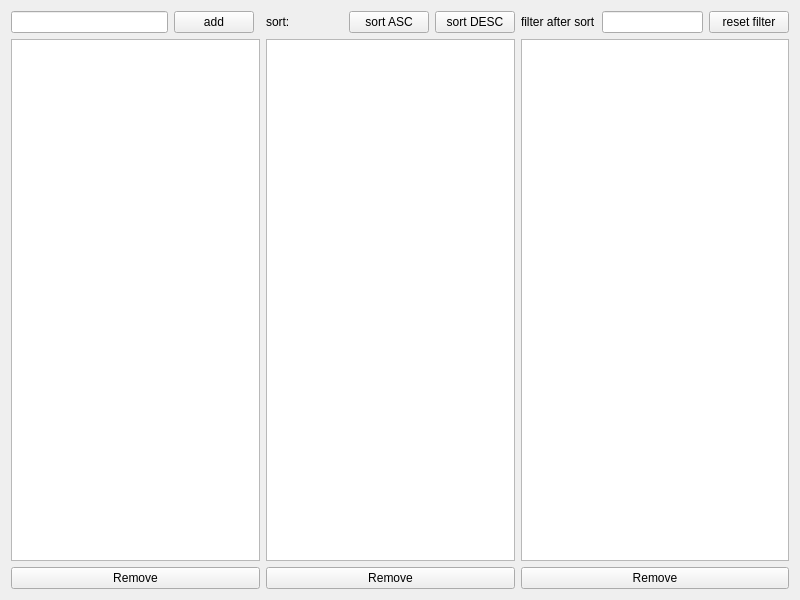
<?xml version="1.0" encoding="UTF-8"?>
<ui version="4.0">
 <class>Widget</class>
 <widget class="QWidget" name="Widget">
  <property name="geometry">
   <rect>
    <x>0</x>
    <y>0</y>
    <width>800</width>
    <height>600</height>
   </rect>
  </property>
  <property name="windowTitle">
   <string>MainWindow</string>
  </property>
  <layout class="QGridLayout" name="gridLayout">
   <item row="0" column="5">
    <widget class="QPushButton" name="sortAscButton">
     <property name="text">
      <string>sort ASC</string>
     </property>
    </widget>
   </item>
   <item row="1" column="3" colspan="4">
    <widget class="ListView" name="sortedListView">
     <property name="sizePolicy">
      <sizepolicy hsizetype="Expanding" vsizetype="Expanding">
       <horstretch>0</horstretch>
       <verstretch>0</verstretch>
      </sizepolicy>
     </property>
    </widget>
   </item>
   <item row="0" column="0">
    <widget class="QLineEdit" name="mainLineEdit"/>
   </item>
   <item row="2" column="0" colspan="3">
    <widget class="QPushButton" name="removeMainListButton">
     <property name="text">
      <string>Remove</string>
     </property>
    </widget>
   </item>
   <item row="0" column="7">
    <widget class="QLabel" name="label_2">
     <property name="text">
      <string>filter after sort</string>
     </property>
    </widget>
   </item>
   <item row="0" column="8">
    <widget class="QLineEdit" name="filterLineEdit"/>
   </item>
   <item row="0" column="3">
    <widget class="QLabel" name="label">
     <property name="text">
      <string>sort:</string>
     </property>
    </widget>
   </item>
   <item row="0" column="1">
    <widget class="QPushButton" name="addMainButton">
     <property name="text">
      <string>add</string>
     </property>
    </widget>
   </item>
   <item row="2" column="7" colspan="3">
    <widget class="QPushButton" name="removeFilteredButton">
     <property name="text">
      <string>Remove</string>
     </property>
    </widget>
   </item>
   <item row="1" column="0" colspan="3">
    <widget class="ListView" name="mainListView"/>
   </item>
   <item row="0" column="9">
    <widget class="QPushButton" name="resetFilterButton">
     <property name="text">
      <string>reset filter</string>
     </property>
    </widget>
   </item>
   <item row="2" column="3" colspan="4">
    <widget class="QPushButton" name="removeSortedButton">
     <property name="text">
      <string>Remove</string>
     </property>
    </widget>
   </item>
   <item row="1" column="7" colspan="3">
    <widget class="ListView" name="filteredListView"/>
   </item>
   <item row="0" column="6">
    <widget class="QPushButton" name="sortDescButton">
     <property name="text">
      <string>sort DESC</string>
     </property>
    </widget>
   </item>
   <item row="0" column="4">
    <spacer name="horizontalSpacer">
     <property name="orientation">
      <enum>Qt::Horizontal</enum>
     </property>
     <property name="sizeHint" stdset="0">
      <size>
       <width>40</width>
       <height>20</height>
      </size>
     </property>
    </spacer>
   </item>
  </layout>
 </widget>
 <customwidgets>
  <customwidget>
   <class>ListView</class>
   <extends>QListView</extends>
   <header>listview.h</header>
  </customwidget>
 </customwidgets>
 <resources/>
 <connections/>
</ui>
